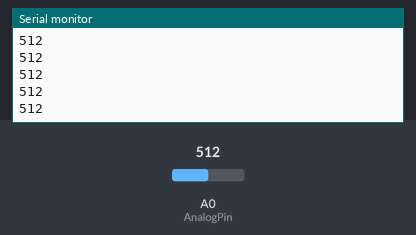
This sketch was run on a simulated Arduino Uno, built with avr-gcc and run on an emulated ATmega328P. On the bench: the last lines printed to the serial monitor. The inputs (shaded band) are chosen by the test bench; at power-on: A0 (AnalogPin) = 512.

Above: at 1.2 s.
1.3 s: A0 (AnalogPin) set to 716
At 1.56 s:
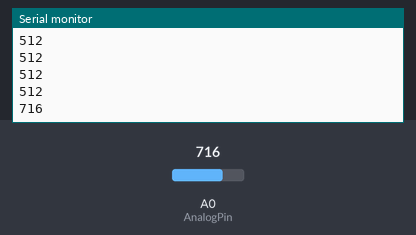
2.8 s: A0 (AnalogPin) set to 900
At 2.96 s:
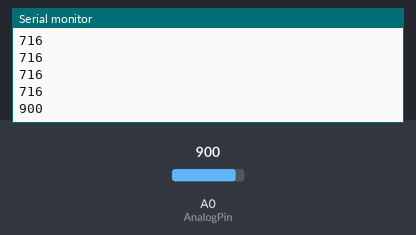
Timing chart, 0 to 5.8 s (numbered marks = the images above; inputs shaded):
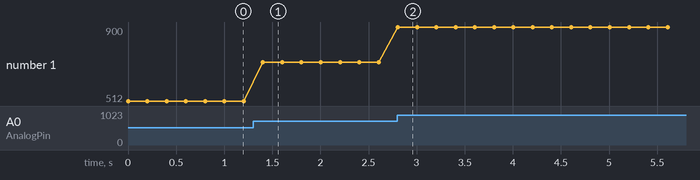

Measured:
- after the input at 1.3 s, the serial monitor: prints a new line after 0.10 s (image 1)
- after the input at 2.8 s, the serial monitor: prints a new line at once (image 2)
- plotted number 1: 512 → 716 after the input at 1.3 s, 716 → 900 after the input at 2.8 s

The sketch:

MEAS_ShakeSensor.ino
```cpp
int AnalogPin = 0;              //定义analogpin为模拟口0
int Value     = 0;
void setup()
{
  Serial.begin(9600);        //设置波特率位9600
}
void loop()
{
  while(1)
  {
    Value = analogRead( AnalogPin );
    Serial.println(Value);
    delay(200);
  }}
```
